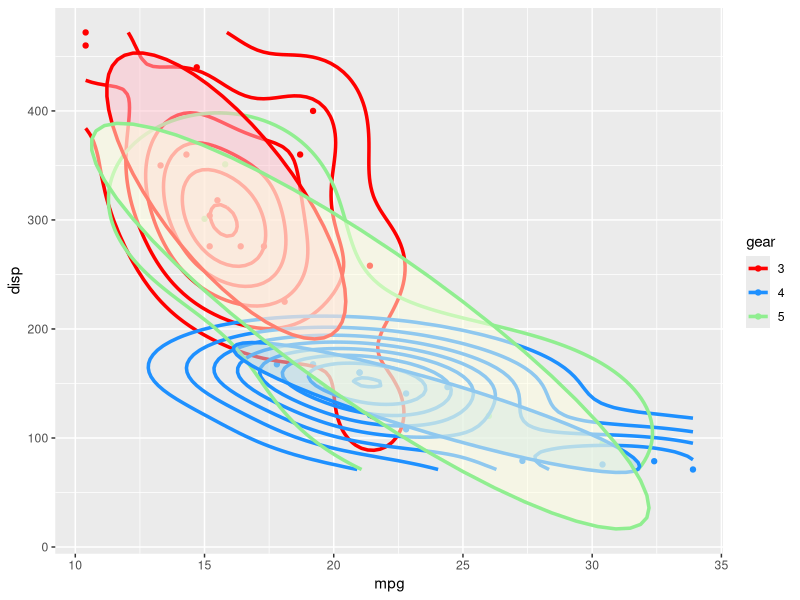

Recreate this plot in R.
library(ggplot2)
library(tidyverse)

mtcars

mtcars$gear <- factor(mtcars$gear)
levels(mtcars$gear)

df <- mtcars %>%
  group_by(gear)%>%
  summarize(
    mean_mpg = mean(mpg),
    mean_disp = mean(disp)
  )


ggplot(mtcars, aes(mpg, disp, colour = gear, fill = gear)) +
  geom_point()+
  geom_density_2d(linewidth = 1.2)+
  stat_ellipse(level = .7, geom = "polygon", alpha = 0.5, show.legend = FALSE,
               linewidth = 1.2)+
  scale_color_manual(values = c("red", "dodgerblue", "lightgreen"))+
  scale_fill_manual(values = c("pink", "lightblue","lightyellow"))


